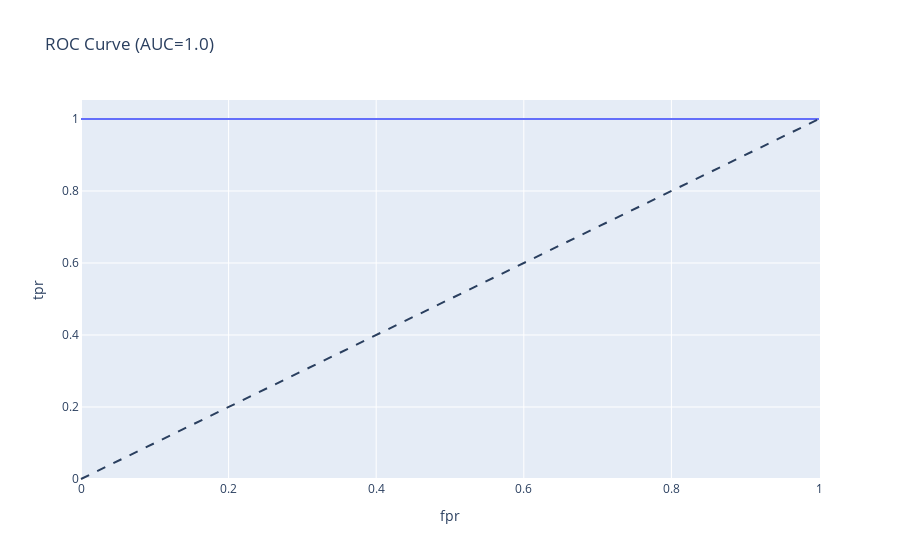

Notebook code for this chart:
### Code cell
naives_bayes(data, "Iris-versicolor", "Iris-setosa")

### Figure 1 — Plotly figure (JSON) as saved in the notebook; plotly's stock layout.template omitted (floating-point values rounded to 4 significant figures; data arrays with more than 128 entries replaced by an {"elided": "..."} marker saying what was removed)
{"data": [{"hovertemplate": "fpr=%{x}<br>tpr=%{y}<extra></extra>", "legendgroup": "", "line": {"color": "#636efa", "dash": "solid"}, "marker": {"symbol": "circle"}, "mode": "lines", "name": "", "orientation": "v", "showlegend": false, "type": "scatter", "x": {"elided": "300 int values"}, "xaxis": "x", "y": {"elided": "300 int values"}, "yaxis": "y"}], "layout": {"legend": {"tracegroupgap": 0}, "shapes": [{"line": {"dash": "dash"}, "type": "line", "x0": 0, "x1": 1, "y0": 0, "y1": 1}], "title": {"text": "ROC Curve (AUC=1.0)"}, "xaxis": {"anchor": "y", "domain": [0, 1], "title": {"text": "fpr"}}, "yaxis": {"anchor": "x", "domain": [0, 1], "title": {"text": "tpr"}}}}
